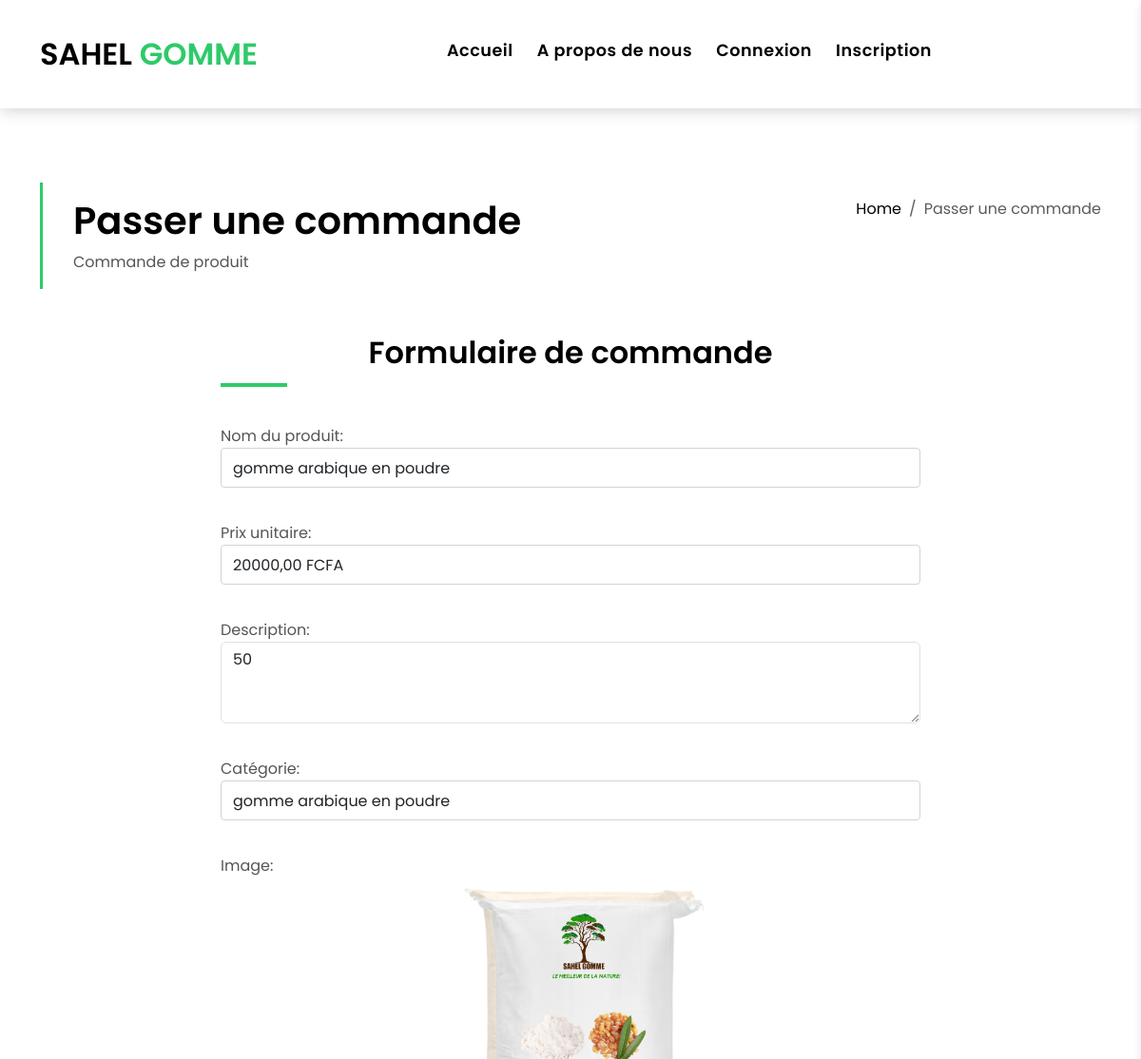
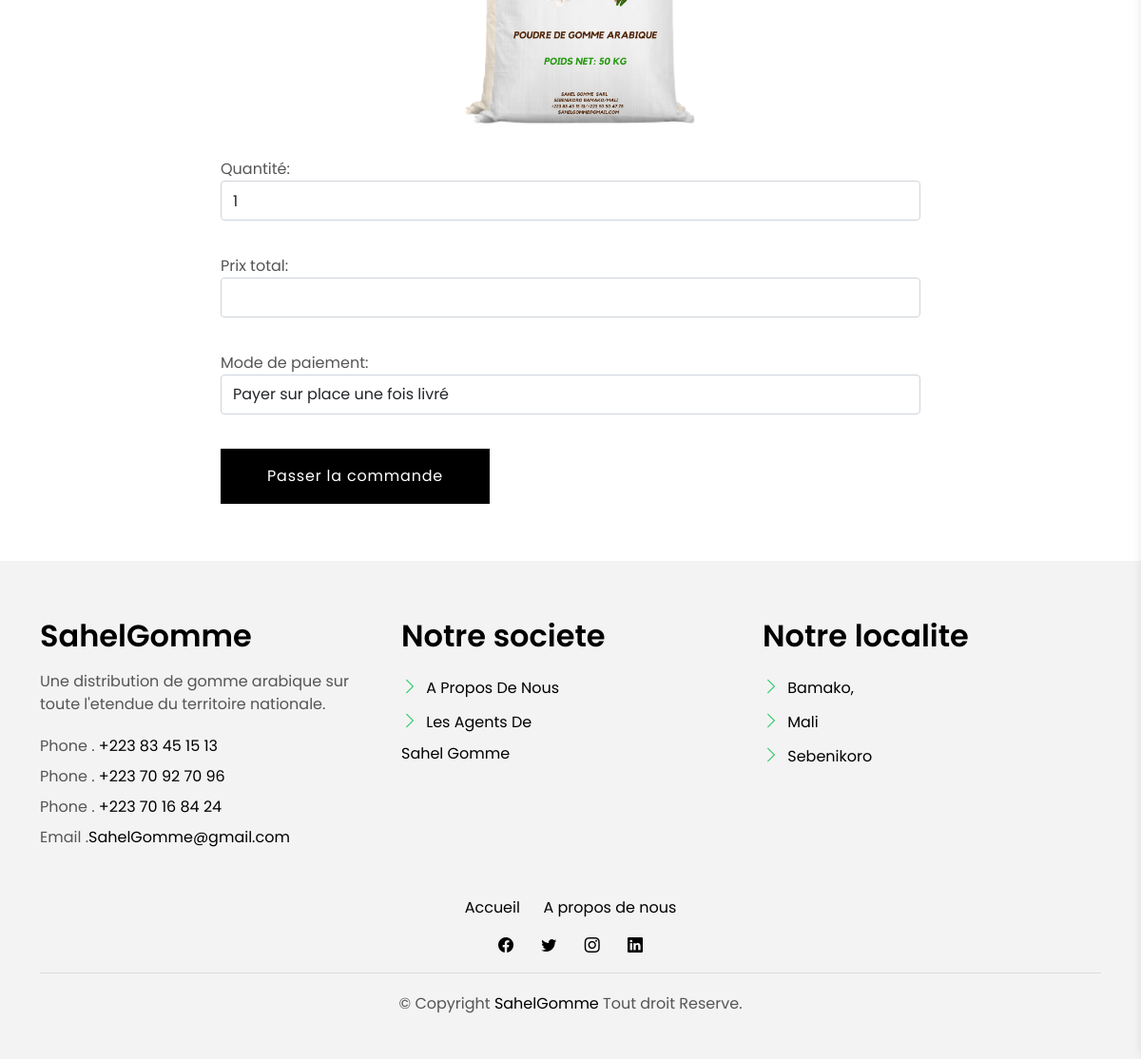
/commander/3/, run on the app's committed database (2 pictures, top to bottom).
### KidalApp/models.py (models this page shows, shortened)
class Produit(models.Model):
    nom = models.CharField(max_length=100)
    description = models.TextField()
    prix = models.DecimalField(max_digits=10, decimal_places=2)
    stock = models.PositiveIntegerField()
    categorie = models.ForeignKey(Categorie, on_delete=models.CASCADE)
    image = models.ImageField(upload_to='produits/', null=True, blank=True)

class Categorie(models.Model):
    nom = models.CharField(max_length=100)
    def __str__(self):
        return self.nom

### KidalApp/views.py (the view, shortened to what this page needs)
# urls.py: path('commander/<int:produit_id>/', views.commander_produit, name='commander_produit'), # Ajoutez ce chemin pour la commande du produit
def commander_produit(request, produit_id):
    produit = Produit.objects.get(id=produit_id)
    return render(request, 'KidalApp/commande.html', {'produit': produit})

### KidalApp/templates/KidalApp/commande.html (shortened to what this page needs)
{% extends "KidalApp/base.html" %}
{% load static %}
{% block content %}
<main id="main">
  <section class="intro-single">
    <div class="container">
      <div class="row">
        <div class="col-md-12 col-lg-8">
          <div class="title-single-box">
            <h1 class="title-single">Passer une commande</h1>
            <span class="color-text-a">Commande de produit</span>
          </div>
        </div>
        <div class="col-md-12 col-lg-4">
          <nav aria-label="breadcrumb" class="breadcrumb-box d-flex justify-content-lg-end">
            <ol class="breadcrumb">
              <li class="breadcrumb-item">
                <a href="#">Home</a>
              </li>
              <li class="breadcrumb-item active" aria-current="page">
                Passer une commande
              </li>
            </ol>
          </nav>
        </div>
      </div>
    </div>
  </section>
  <section class="news-single nav-arrow-b">
    <div class="container">
      <div class="row">
        <div class="col-md-10 offset-md-1 col-lg-8 offset-lg-2">
          <div class="form-comments">
            <div class="title-box-d">
              <h3 class="title-d">Formulaire de commande</h3>
            </div>
            <form method="post" action="{% url 'commander_produit' produit.id %}" class="form-a">
              <div class="row">
                <div class="col-md-12 mb-3">
                  <div class="form-group">
                    <label for="nom">Nom du produit:</label>
                    <input type="text" class="form-control form-control-lg form-control-a" id="nom" value="{{ produit.nom }}" readonly>
                  </div>
                </div>
                <div class="col-md-12 mb-3">
                  <div class="form-group">
                    <label for="prix">Prix unitaire:</label>
                    <input type="text" class="form-control form-control-lg form-control-a" id="prix" value="{{ produit.prix }} FCFA" readonly>
                  </div>
                </div>
                <div class="col-md-12 mb-3">
                  <div class="form-group">
                    <label for="description">Description:</label>
                    <textarea class="form-control" id="description" rows="3" readonly>{{ produit.description }}</textarea>
                  </div>
                </div>
                <div class="col-md-12 mb-3">
                  <div class="form-group">
                    <label for="categorie">Catégorie:</label>
                    <input type="text" class="form-control form-control-lg form-control-a" id="categorie" value="{{ produit.categorie }}" readonly>
                  </div>
                </div>
                <div class="col-md-12 mb-3">
                  <div class="form-group">
                    <label for="image">Image:</label>
                    <img src="{{ produit.image.url }}" alt="{{ produit.nom }}" class="img-fluid">
                  </div>
                </div>
                <div class="col-md-12 mb-3">
                  <div class="form-group">
                    <label for="quantite">Quantité:</label>
                    <input type="number" class="form-control form-control-lg form-control-a" id="quantite" name="quantite" value="1" min="1" max="{{ produit.stock }}" onchange="updateTotal()">
                  </div>
                </div>
                <div class="col-md-12 mb-3">
                  <div class="form-group">
                    <label for="prix_total">Prix total:</label>
                    <input type="text" class="form-control form-control-lg form-control-a" id="prix_total" readonly>
                  </div>
                </div>
                <div class="col-md-12 mb-3">
                  <div class="form-group">
                    <label for="mode_paiement">Mode de paiement:</label>
                    <select class="form-control form-control-lg form-control-a" id="mode_paiement" name="mode_paiement" onchange="togglePaymentOptions()">
                      <option value="3">Payer sur place une fois livré</option>
                    </select>
                  </div>
                </div>
                <div class="col-md-12">
                  <button type="submit" class="btn btn-a">Passer la commande</button>
                </div>
              </div>
            </form>
          </div>
        </div>
      </div>
    </div>
  </section>
</main>
{% endblock %}

### KidalApp/static/css/style.css (style rules this page uses)
body { font-family: "Poppins", sans-serif; color: #555555; }
h1, h2, h3, h4, h5, h6 { color: #000000; }
a { color: #000000; text-decoration: none; transition: all 0.5s ease; }
.color-text-a { text-decoration: none; color: #555555; }
.title-box-d { padding-bottom: 1.8rem; margin-bottom: 1rem; position: relative; }
.title-box-d .title-d { font-weight: 600; font-size: 2rem; }
.title-box-d .title-d:after { content: ""; position: absolute; width: 70px; height: 4px; background-color: #2eca6a; bottom: 20px; left: 0; }
.btn { transition: 0.5s ease; }
.btn.btn-a, .btn.btn-b { border-radius: 0; padding: 1rem 3rem; letter-spacing: 0.05rem; }
.btn.btn-a { text-decoration: none; background-color: #000000; color: #ffffff; }
.intro-single { padding: 12rem 0 3rem; }
.intro-single .title-single-box { padding: 1rem 0 1rem 2rem; }
.intro-single .title-single-box { border-left: 3px solid #2eca6a; }
.intro-single .title-single-box .title-single { font-weight: 600; font-size: 2.2rem; }
@media (min-width: 768px) { .intro-single .title-single-box .title-single { font-size: 2.1rem; } }
@media (min-width: 992px) { .intro-single .title-single-box .title-single { font-size: 2.5rem; } }
.intro-single .breadcrumb-box { padding: 1rem 0 0 0.5rem; }
.intro-single .breadcrumb { background-color: transparent; padding-right: 0; padding-left: 0; }
.title-box-d { text-align: center; margin-bottom: 20px; }
.form-a .form-group { margin-bottom: 20px; }
.form-a .form-control-a { height: calc(2.25rem + 2px); padding: .375rem .75rem; font-size: 1rem; line-height: 1.5; border: 1px solid #ced4da; border-radius: .25rem; transition: border-color .15s ease-in-out,box-shadow .15s ease-in-out; }

### data on the page
Produit: nom "gomme arabique en poudre", prix "20000,00 FCFA", description "50", categorie "gomme arabique en poudre", image (picture)
